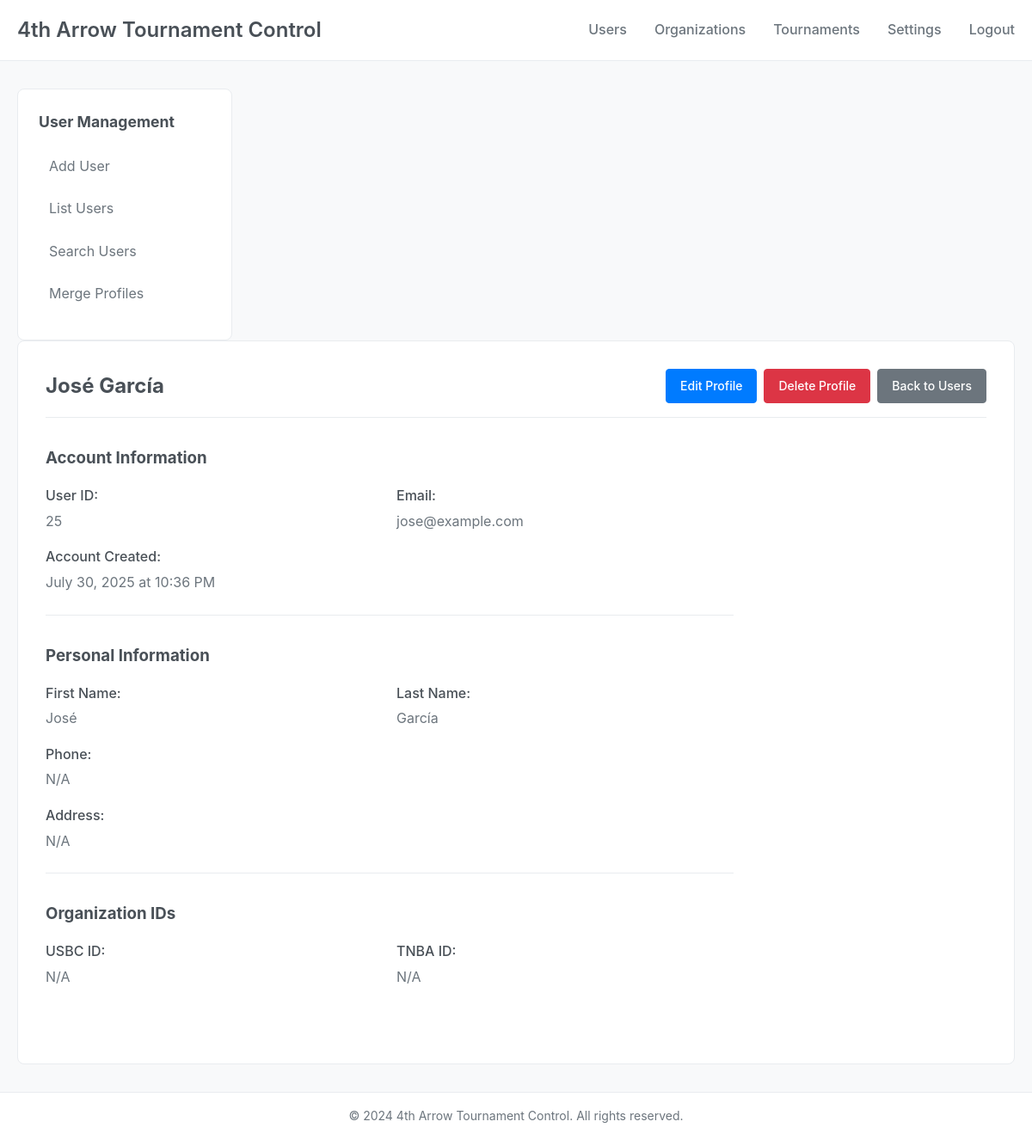
Screenshot of /users/25 (signed in) with the database file from the repository.
### core/models.py (models this page shows, shortened)
class User(Base):
    __tablename__ = 'users'
    id = Column(Integer, primary_key=True, autoincrement=True)
    email = Column(String(255), unique=True, nullable=True)
    password_hash = Column(Text, nullable=True)
    first_name = Column(String(100), nullable=False)
    last_name = Column(String(100), nullable=False)
    phone = Column(String(20), nullable=True)
    address = Column(Text, nullable=True)
    usbc_id = Column(String(50), nullable=True)
    tnba_id = Column(String(50), nullable=True)
    created_at = Column(DateTime, default=func.now())
    deleted_at = Column(DateTime, nullable=True)
    organization_memberships = relationship("OrganizationMembership", back_populates="user", cascade="all, delete-orphan")

### src/gui/users.py (the view)
@users_bp.route('/<int:user_id>')
@require_auth
def view(user_id: int) -> str:
    session = db_manager.get_session()
    try:
        user = session.query(User).filter(User.id == user_id).first()
        if not user:
            flash('User not found.', 'error')
            return redirect(url_for('users.list'))
        return render_template('users/view.html', user=user)
    except Exception as e:
        flash(f'Error loading user: {str(e)}', 'error')
        return redirect(url_for('users.list'))
    finally:
        session.close()

### src/gui/utils.py (called while the page is built)
def require_auth(f: Callable) -> Callable:
    @wraps(f)
    def decorated_function(*args: Any, **kwargs: Any) -> Any:
        if 'user_id' not in session:
            flash('Please log in to access this page.', 'error')
            return redirect(url_for('auth.login'))
        return f(*args, **kwargs)
    return decorated_function

### storage/database.py (called while the page is built)
    def get_session(self) -> Session:
        return self.SessionLocal()

### src/gui/templates/users/view.html (shortened to what this page needs)
{% extends "base.html" %}
{% block sidebar %}
<nav class="sidebar-nav">
    <h3>User Management</h3>
    <ul class="sidebar-list">
        <li><a href="{{ url_for('users.create') }}" class="sidebar-link">Add User</a></li>
        <li><a href="{{ url_for('users.list') }}" class="sidebar-link">List Users</a></li>
        <li><a href="{{ url_for('users.search') }}" class="sidebar-link">Search Users</a></li>
        <li><a href="{{ url_for('users.merge') }}" class="sidebar-link">Merge Profiles</a></li>
    </ul>
</nav>
{% endblock %}
{% block content %}
<div class="user-view">
    <div class="page-header">
        <h2>{{ user.first_name }} {{ user.last_name }}</h2>
        <div class="page-actions">
            <a href="{{ url_for('users.edit', user_id=user.id) }}" class="btn btn-primary">Edit Profile</a>
            <a href="{{ url_for('users.delete', user_id=user.id) }}" class="btn btn-danger">Delete Profile</a>
            <a href="{{ url_for('users.list') }}" class="btn btn-secondary">Back to Users</a>
        </div>
    </div>
    <div class="user-details">
        <div class="detail-section">
            <h3>Account Information</h3>
            <div class="detail-grid">
                <div class="detail-item">
                    <label>User ID:</label>
                    <span class="user-id">{{ user.id }}</span>
                </div>
                <div class="detail-item">
                    <label>Email:</label>
                    <span>{{ user.email or 'N/A' }}</span>
                </div>
                <div class="detail-item">
                    <label>Account Created:</label>
                    <span>{{ user.created_at.strftime('%B %d, %Y at %I:%M %p') if user.created_at else 'N/A' }}</span>
                </div>
            </div>
        </div>
        <div class="detail-section">
            <h3>Personal Information</h3>
            <div class="detail-grid">
                <div class="detail-item">
                    <label>First Name:</label>
                    <span>{{ user.first_name }}</span>
                </div>
                <div class="detail-item">
                    <label>Last Name:</label>
                    <span>{{ user.last_name }}</span>
                </div>
                <div class="detail-item">
                    <label>Phone:</label>
                    <span>{{ user.phone or 'N/A' }}</span>
                </div>
                <div class="detail-item full-width">
                    <label>Address:</label>
                    <span>{{ user.address or 'N/A' }}</span>
                </div>
            </div>
        </div>
        <div class="detail-section">
            <h3>Organization IDs</h3>
            <div class="detail-grid">
                <div class="detail-item">
                    <label>USBC ID:</label>
                    <span>{{ user.usbc_id or 'N/A' }}</span>
                </div>
                <div class="detail-item">
                    <label>TNBA ID:</label>
                    <span>{{ user.tnba_id or 'N/A' }}</span>
                </div>
            </div>
        </div>
    </div>
</div>
{% endblock %}

### src/gui/static/css/style.css (style rules this page uses)
* { margin: 0; padding: 0; box-sizing: border-box; }
body { font-family: -apple-system, BlinkMacSystemFont, 'Segoe UI', Roboto, sans-serif; font-size: 16px; line-height: 1.6; color: #333; background-color: #f8f9fa; }
.sidebar-nav h3 { margin-bottom: 1rem; font-size: 1.1rem; color: #495057; }
.sidebar-list { list-style: none; }
.sidebar-list li { margin-bottom: 0.5rem; }
.sidebar-link { display: block; padding: 0.5rem 0.75rem; color: #6c757d; text-decoration: none; border-radius: 4px; transition: background-color 0.2s; }
.btn { display: inline-block; padding: 0.5rem 1rem; font-size: 0.875rem; font-weight: 500; text-align: center; text-decoration: none; border: 1px solid transparent; border-radius: 4px; cursor: pointer; transition: all 0.2s; }
.btn-primary { background-color: #007bff; color: #fff; border-color: #007bff; }
.btn-secondary { background-color: #6c757d; color: #fff; border-color: #6c757d; }
.page-header { display: flex; justify-content: space-between; align-items: center; margin-bottom: 2rem; padding-bottom: 1rem; border-bottom: 1px solid #e9ecef; }
.page-header h2 { color: #495057; }
.page-actions { display: flex; gap: 0.5rem; }
.btn-danger { background-color: #dc3545; color: #fff; border-color: #dc3545; }
.user-details { max-width: 800px; }
.detail-section { margin-bottom: 2rem; padding-bottom: 1.5rem; border-bottom: 1px solid #e9ecef; }
.detail-section:last-child { border-bottom: none; }
.detail-section h3 { margin-bottom: 1rem; color: #495057; }
.detail-grid { display: grid; grid-template-columns: 1fr 1fr; gap: 1rem; }
.detail-item { display: flex; flex-direction: column; }
.detail-item.full-width { grid-column: 1 / -1; }
.detail-item label { font-weight: 500; color: #495057; margin-bottom: 0.25rem; }
.detail-item span { color: #6c757d; }

### rows the page displays
User: first_name "José", last_name "García", id "25", email "jose@example.com", created_at "July 30, 2025 at 10:36 PM", phone "N/A", address "N/A"

### other values shown
{{ user.usbc_id or 'N/A' }} "N/A"
{{ user.tnba_id or 'N/A' }} "N/A"
